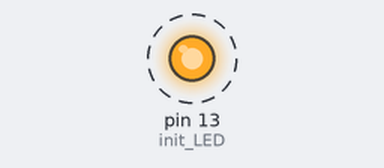
Recording of a sketch running on a simulated Arduino Uno, built with avr-gcc and run on an emulated ATmega328P. On the bench: output pins drawn as LEDs (lit = HIGH). Dashed ring = blinking.

Above: at 0.5 s.
Timing chart, 0 to 4.6 s (numbered marks = the images above):
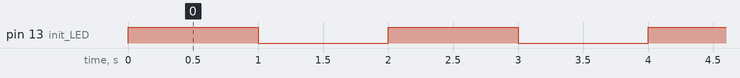

Measured:
- by itself, pin 13 (init_LED): alternates HIGH for 1.0 s and LOW for 1.0 s

The sketch:

Timer_NormalMode.ino
```cpp
#include <avr/io.h>
#include <avr/interrupt.h>

/*
TASK: Blink LED 1 at a rate of 1Hz using the normal mode of Timer0
Calcuation:
16MHz --> 62,5e-9s = 62,5 nanoseconds per Takt
Prescaler = 256 --> 62,5*256 = 16 microseconds per count
Requested Frequency = 1Hz --> Time period = 1s
1s/16microseconds = 62500 counts needed
Timer0 --> 8 Bit timer --> Maximal value is 256 --> So 62500 needs to be factorized in whole numbers smaller than 256
--> 62500 = 250*250
  - In Normal Mode (WGM Bits in TCCR0A/B = 0) initialize timer counter TCNT0 value to 6 and count until default
TOP Value (0xFF = 256) --> i.e. 250 counts.
  - At overflow, activate interrupt (TOIE0 in TIMSK0 and TOV0 in TIFR0 Bits activated)
  - Within interrupt, intialize a second 'counter' to 0 and increment it by 1.
  - if counter == 250 --> then reinitialize counter
  - within interrupt, reinitialize TCNT0 to 6, so that we ensure TCNT counts 250 times, and 'counter' also
  counts 250 times. Together, we get 250*250 = 62500
*/

void init_LED() {
  DDRB |= (1<<PB5);               //Set Bit5 to Output
  PORTB |= (1<<PB5);              //Set PB5 to High --> Turn off LED1
}

void init_Timer0() {
  TCCR0A = 0b00000000;        //normal mode
  TCCR0B = 0b00000100;        // Prescaler 256
  TCNT0 = 6;                  // Initialize at 6, to have 250 counts until 256
  TIMSK0 |= 0b00000001;       // Interrupt at Overflow --> TOIE0 activated
  TIFR0 |= 0b00000001;        // TOV0 activated
}

int main() {
  init_LED();
  init_Timer0();
  sei();
  while(1) {

  }
  return 0;
}


ISR(TIMER0_OVF_vect){         // Timer Interrupt Overflow Vector
  static int counter = 0;
  counter = counter + 1;
  if(counter == 250) {
    PORTB ^=(1<<PB5);         // Toggle LED
    counter = 0;
  }
  TCNT0 = 6;                  // After each overflow, the timer counter should be reset to 6, not to its default 0 valie to ensure we get 250x250=62500 counts, which at 16MHz and Prescaler of 256 give exactly 1s Time period, or 1Hz frequency

}
```
